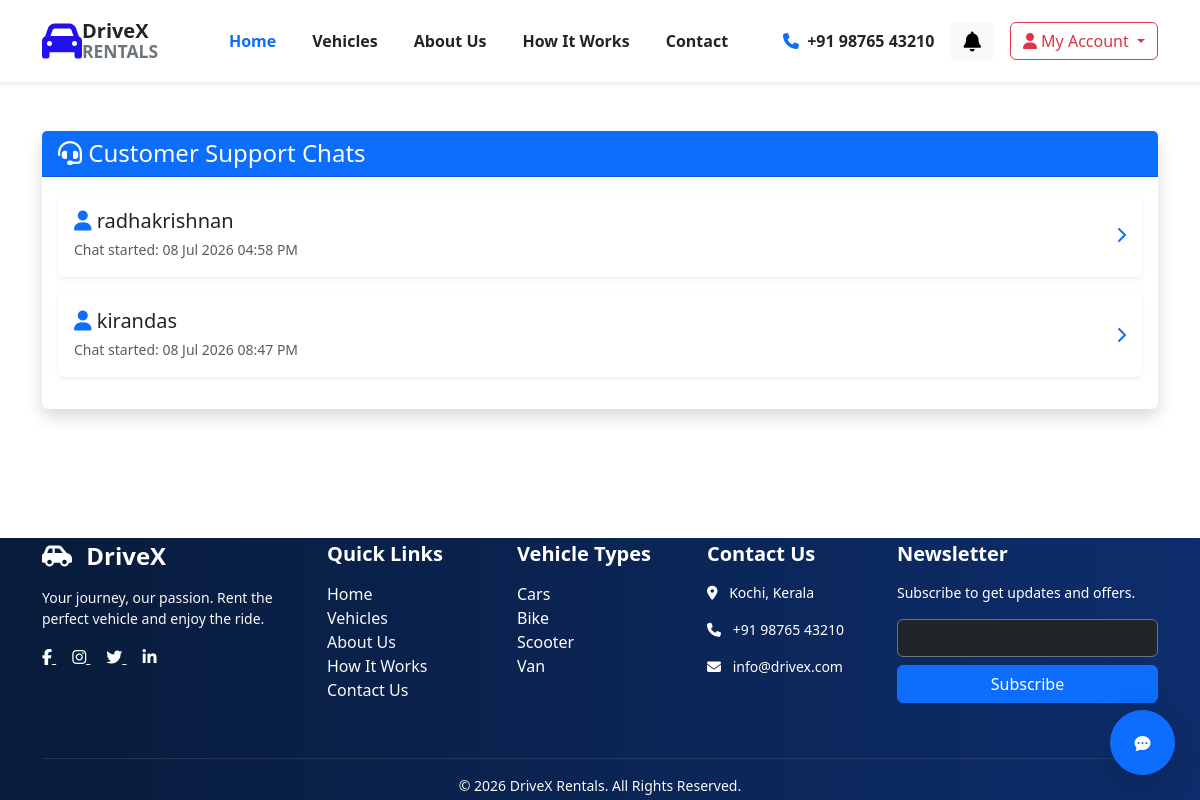
The page /rentalapp/admin-chats/ (signed in) on the database its author committed.
### rental_app/models.py (models this page shows, shortened)
class ChatRoom(models.Model):
    user = models.OneToOneField(
        User,
        on_delete=models.CASCADE
    )
    created_at = models.DateTimeField(
        auto_now_add=True
    )

### rental_app/views.py (the view)
# urls.py: path("admin-chats/",views.admin_chat_list,name="admin-chat-list"),
@staff_member_required
def admin_chat_list(request):
    rooms = ChatRoom.objects.all()
    context = {
        "rooms": rooms
    }
    return render(
        request,
        "admin_chat_list.html",
        context
    )

### rental_app/context_processors.py (called while the page is built)
def notifications(request):
    if request.user.is_authenticated:
        notifications = Notification.objects.filter(
            user=request.user
        ).order_by('-created_at')
        unread_count = notifications.filter(
            is_read=False
        ).count()
        return {
            "notifications": notifications[:5],
            "unread_count": unread_count
        }
    return {
        "notifications": [],
        "unread_count": 0
    }

### rental_app/templates/admin_chat_list.html (shortened to what this page needs)
{% extends "base.html" %}
{% block base %}
<div class="container py-5">
    <div class="card shadow border-0">
        <div class="card-header bg-primary text-white">
            <h4 class="mb-0">
                <i class="fa-solid fa-headset"></i>
                Customer Support Chats
            </h4>
        </div>
        <div class="card-body">
            {% for room in rooms %}
            <a href="{% url 'admin-chat-detail' room.id %}"
               class="text-decoration-none">
                <div class="card mb-3 shadow-sm border-0">
                    <div class="card-body d-flex justify-content-between align-items-center">
                        <div>
                            <h5 class="mb-1 text-dark">
                                <i class="fa-solid fa-user text-primary"></i>
                                {{ room.user.username }}
                            </h5>
                            <small class="text-muted">
                                Chat started:
                                {{ room.created_at|date:"d M Y h:i A" }}
                            </small>
                        </div>
                        <div>
                            <i class="fa-solid fa-chevron-right text-primary"></i>
                        </div>
                    </div>
                </div>
            </a>
            {% endfor %}
        </div>
    </div>
</div>
{% endblock %}

### rows shown on the page
ChatRoom: user.username "radhakrishnan", created_at "08 Jul 2026 04:58 PM"
ChatRoom: user.username "kirandas", created_at "08 Jul 2026 08:47 PM"
